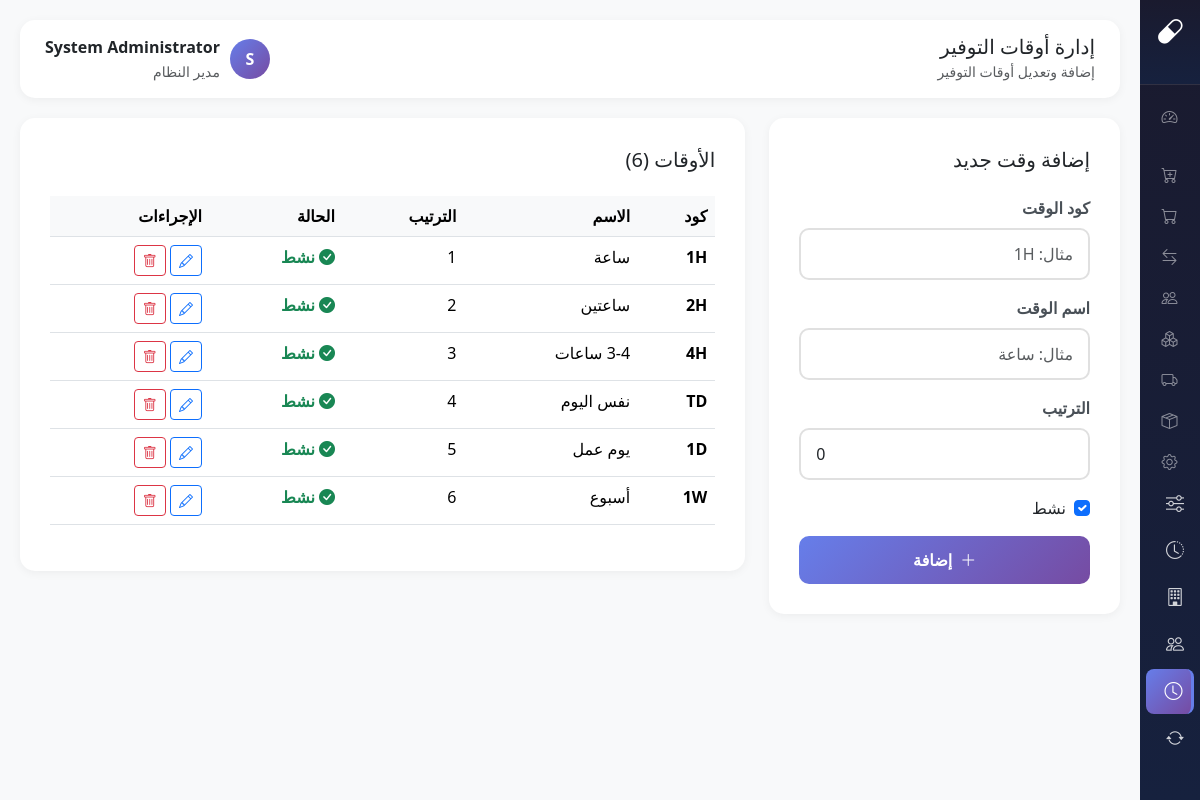
The app's page /admin/delivery-times.php (signed in) with its own data.
### tables this page shows
CREATE TABLE `delivery_times` (
  `id` int(11) NOT NULL,
  `time_code` varchar(20) NOT NULL,
  `time_name` varchar(50) NOT NULL,
  `sort_order` int(11) DEFAULT 0,
  `is_active` tinyint(1) DEFAULT 1,
  `created_at` timestamp NOT NULL DEFAULT current_timestamp()
);

### admin/delivery-times.php (the view, shortened to what this page needs)
<?php
$db = getDB();
$stmt = $db->query("SELECT * FROM delivery_times ORDER BY sort_order");
$times = $stmt->fetchAll();
$edit_time = null;
$page_title = 'إدارة أوقات التوفير';
?>
<!DOCTYPE html>
<html lang="ar" dir="rtl">
<head>
    <link href="https://cdn.jsdelivr.net/npm/bootstrap@5.3.2/dist/css/bootstrap.rtl.min.css" rel="stylesheet">
    <link href="https://cdn.jsdelivr.net/npm/bootstrap-icons@1.11.1/font/bootstrap-icons.css" rel="stylesheet">
</head>
<body>
    <?php require_once __DIR__ . '/../includes/sidebar.php'; ?>
    <div class="main-content">
        <div class="topbar">
            <div><h5 class="mb-0"><?= $page_title ?></h5><small class="text-muted">إضافة وتعديل أوقات التوفير</small></div>
            <div class="d-flex align-items-center">
                <div class="user-avatar" style="width:40px;height:40px;border-radius:50%;background:linear-gradient(135deg, var(--primary), var(--secondary));color:white;display:flex;align-items:center;justify-content:center;font-weight:700;margin-left:10px;"><?= mb_substr($_SESSION['user_name'], 0, 1) ?></div>
                <div><div class="fw-bold"><?= $_SESSION['user_name'] ?></div><small class="text-muted">مدير النظام</small></div>
            </div>
        </div>
        <div class="row">
            <div class="col-md-4">
                <div class="content-card">
                    <h5 class="mb-4"><?= $edit_time ? 'تعديل وقت' : 'إضافة وقت جديد' ?></h5>
                    <form method="POST" action="">
                        <div class="mb-3">
                            <label class="form-label">كود الوقت</label>
                            <input type="text" class="form-control" name="time_code" value="<?= $edit_time['time_code'] ?? '' ?>" required placeholder="مثال: 1H">
                        </div>
                        <div class="mb-3">
                            <label class="form-label">اسم الوقت</label>
                            <input type="text" class="form-control" name="time_name" value="<?= $edit_time['time_name'] ?? '' ?>" required placeholder="مثال: ساعة">
                        </div>
                        <div class="mb-3">
                            <label class="form-label">الترتيب</label>
                            <input type="number" class="form-control" name="sort_order" value="<?= $edit_time['sort_order'] ?? 0 ?>" placeholder="0">
                        </div>
                        <div class="mb-3">
                            <div class="form-check">
                                <input class="form-check-input" type="checkbox" name="is_active" id="isActive" <?= ($edit_time['is_active'] ?? 1) ? 'checked' : '' ?>>
                                <label class="form-check-label" for="isActive">نشط</label>
                            </div>
                        </div>
                        <div class="d-grid">
                            <button type="submit" class="btn btn-submit">
                                <?= $edit_time ? '<i class="bi bi-check-lg me-2"></i>تحديث' : '<i class="bi bi-plus-lg me-2"></i>إضافة' ?>
                            </button>
                        </div>
                    </form>
                </div>
            </div>
            <div class="col-md-8">
                <div class="content-card">
                    <h5 class="mb-4">الأوقات (<?= count($times) ?>)</h5>
                    <div class="table-responsive">
                        <table class="table table-hover">
                            <thead>
                                <tr>
                                    <th>كود</th>
                                    <th>الاسم</th>
                                    <th>الترتيب</th>
                                    <th>الحالة</th>
                                    <th>الإجراءات</th>
                                </tr>
                            </thead>
                            <tbody>
                                <?php foreach ($times as $t): ?>
                                <tr>
                                    <td class="fw-bold"><?= $t['time_code'] ?></td>
                                    <td><?= $t['time_name'] ?></td>
                                    <td><?= $t['sort_order'] ?></td>
                                    <td>
                                        <?php if ($t['is_active']): ?>
                                        <span class="status-active"><i class="bi bi-check-circle-fill me-1"></i>نشط</span>
                                        <?php else: ?>
                                        <span class="status-inactive"><i class="bi bi-x-circle-fill me-1"></i>معطل</span>
                                        <?php endif; ?>
                                    </td>
                                    <td>
                                        <a href="?edit=<?= $t['id'] ?>" class="btn btn-sm btn-outline-primary"><i class="bi bi-pencil"></i></a>
                                        <?php if ($t['is_active']): ?>
                                        <a href="?delete=<?= $t['id'] ?>" class="btn btn-sm btn-outline-danger" onclick="return confirm('هل أنت متأكد من تعطيل هذا الوقت؟')"><i class="bi bi-trash"></i></a>
                                        <?php endif; ?>
                                    </td>
                                </tr>
                                <?php endforeach; ?>
                            </tbody>
                        </table>
                    </div>
                </div>
            </div>
        </div>
    </div>
</body>
</html>

### admin/delivery-times.php (style rules this page uses)
:root { --primary: #667eea; --secondary: #764ba2; }
body { background: #f8f9fa; font-family: 'Segoe UI', Tahoma, Geneva, Verdana, sans-serif; }
.main-content { margin-right: 260px; padding: 20px; }
.topbar { background: white; border-radius: 15px; padding: 15px 25px; margin-bottom: 20px; box-shadow: 0 2px 10px rgba(0,0,0,0.05); display: flex; justify-content: space-between; align-items: center; }
.content-card { background: white; border-radius: 15px; padding: 30px; box-shadow: 0 2px 10px rgba(0,0,0,0.05); }
.form-label { font-weight: 600; color: #495057; }
.form-control { border-radius: 10px; padding: 12px 15px; border: 2px solid #e0e0e0; }
.btn-submit { background: linear-gradient(135deg, var(--primary), var(--secondary)); border: none; border-radius: 10px; padding: 12px 30px; color: white; font-weight: 600; }
.table th { background: #f8f9fa; font-weight: 600; }
.status-active { color: #198754; font-weight: 600; }

### includes/sidebar.php (style rules this page uses)
.main-content { margin-right: 60px !important; transition: margin-right 0.35s ease; }

### records on screen
delivery_times: time_code "1H", time_name "ساعة", sort_order "1", is_active 1 (drawn)
delivery_times: time_code "2H", time_name "ساعتين", sort_order "2", is_active 1 (drawn)
delivery_times: time_code "4H", time_name "3-4 ساعات", sort_order "3", is_active 1 (drawn)
delivery_times: time_code "TD", time_name "نفس اليوم", sort_order "4", is_active 1 (drawn)
delivery_times: time_code "1D", time_name "يوم عمل", sort_order "5", is_active 1 (drawn)
delivery_times: time_code "1W", time_name "أسبوع", sort_order "6", is_active 1 (drawn)

### other values on screen
$page_title "إدارة أوقات التوفير"
mb_substr($_SESSION['user_name'], 0, 1) "S"
$_SESSION['user_name'] "System Administrator"
count($times) "6"
